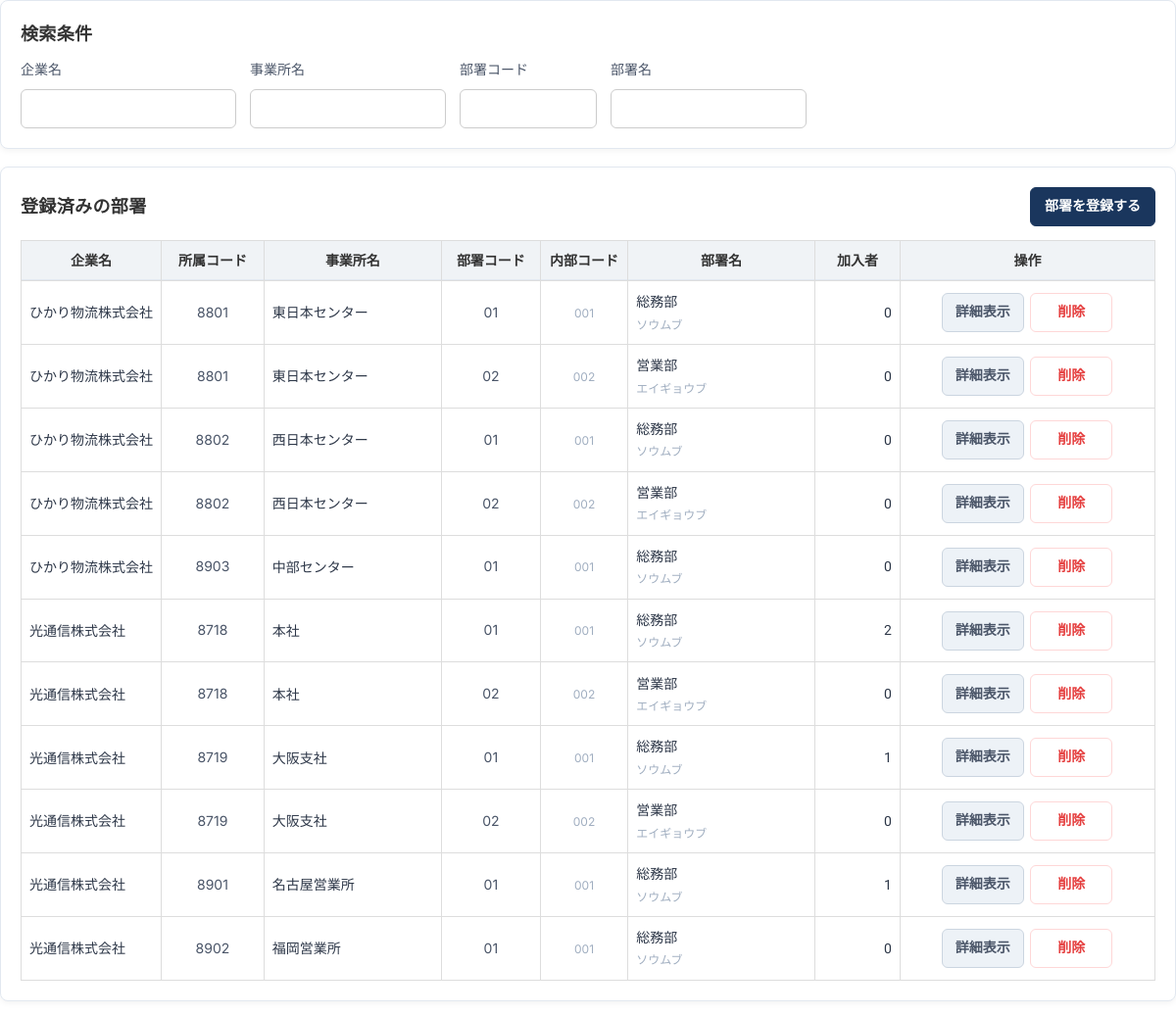
/departments (signed in), run on the app's committed database.
### tables this page shows
CREATE TABLE department (
  id         INTEGER PRIMARY KEY AUTOINCREMENT,
  office_id  INTEGER NOT NULL REFERENCES office(id),
  ext_code   TEXT,                    -- 部署コード（企業が管理する番号）
  code       TEXT NOT NULL,           -- 当社内部コード。登録順に自動発番
  name       TEXT NOT NULL,
  kana       TEXT,
  created_at TEXT NOT NULL DEFAULT (datetime('now','localtime')),
  updated_at TEXT,
  UNIQUE (office_id, code),
  UNIQUE (office_id, ext_code),
  UNIQUE (office_id, name)
);

CREATE TABLE company (
  id         INTEGER PRIMARY KEY AUTOINCREMENT,
  kenpo_id   INTEGER NOT NULL REFERENCES kenpo(id),
  ext_code   TEXT,                    -- 事業所（企業）コード（健保が管理する番号）。取込の照合キー
  code       TEXT NOT NULL,           -- 当社内部コード。健保名＋企業名から自動生成
  name       TEXT NOT NULL,
  kana       TEXT,
  cert_mark  TEXT,                    -- 被保険者証記号
  zip        TEXT,                    -- 郵便番号
  tel        TEXT,
  address    TEXT,
  email      TEXT,                    -- 担当メールアドレス
  created_at TEXT NOT NULL DEFAULT (datetime('now','localtime')),
  updated_at TEXT,
  UNIQUE (kenpo_id, code),
  UNIQUE (kenpo_id, ext_code),
  UNIQUE (kenpo_id, name)
);

CREATE TABLE office (
  id         INTEGER PRIMARY KEY AUTOINCREMENT,
  company_id INTEGER NOT NULL REFERENCES company(id),
  ext_code   TEXT,                    -- 所属コード（企業が管理する番号）。取込の照合キー
  code       TEXT NOT NULL,           -- 当社内部コード。登録順に自動発番
  name       TEXT NOT NULL,           -- 事業所名
  kana       TEXT,                    -- 部署名（フリガナ）
  zip        TEXT,                    -- 郵便番号
  tel        TEXT,
  address    TEXT,
  created_at TEXT NOT NULL DEFAULT (datetime('now','localtime')),
  updated_at TEXT,
  UNIQUE (company_id, code),
  UNIQUE (company_id, ext_code),
  UNIQUE (company_id, name)
);

### app.py (the view)
@app.route("/departments")
@login_required
def departments():
    acc = current_account()
    rows, total, f = _departments_page(acc, 0, PAGE_ROWS)
    return render_template("departments.html", rows=rows, total=total,
                           counts=_dept_counts(), f=f)

### app.py (called while the page is built, shortened)
def feature_na(key, role_key):
    return role_key in FEATURE_NA_ROLES.get(key, ())

def get_db():
    if "db" not in g:
        g.db = sqlite3.connect(DB_PATH)
        g.db.row_factory = sqlite3.Row
        g.db.execute("PRAGMA foreign_keys = ON")
    return g.db

def asset_ver(name="app.css"):
    try:
        return str(int(os.path.getmtime(os.path.join(BASE_DIR, "static", name))))
    except OSError:
        return "0"

@app.context_processor
def inject_asset_ver():
    return {"ASSET_V": asset_ver()}

def real_account():
    aid = session.get("account_id")
    if not aid:
        return None
    if "real_acc" not in g:
        g.real_acc = get_db().execute(
            "SELECT * FROM account WHERE id=? AND status='active'", (aid,)).fetchone()
    return g.real_acc

def support_kenpo():
    kid = session.get("support_kenpo_id")
    if not kid:
        return None

def current_account():
    me = real_account()
    if not me:
        return None
    if "acc" not in g:
        kenpo = support_kenpo()
        if kenpo:
            acc = dict(me)
            acc.update(role="kenpo_user", view_scope="kenpo_all", kenpo_id=kenpo["id"],
                       company_id=None, is_primary=0, can_download=me["can_download"],
                       name=f"{me['name']}（サポート）", support=True,
                       support_kenpo=kenpo["name"])
            g.acc = acc
        else:
            g.acc = me
    return g.acc

def sub_role(acc):
    if not acc:
        return ""
    try:
        v = acc["sub_role"]
    except (KeyError, IndexError):
        return ""
    return (v or "") if v in SUB_ROLE_LABELS else ""

def is_doctor(acc=None):
    return sub_role(acc if acc is not None else current_account()) == "doctor"

def role_key(acc=None):
    acc = acc if acc is not None else current_account()
    if not acc:
        return ""
    s = sub_role(acc)
    return acc["role"] + ("/" + s if s else "")

def feature_overrides():
    if "features" not in g:
        try:
            g.features = {(r["role_key"], r["feature"]): bool(r["allowed"])
                          for r in get_db().execute(
                              "SELECT role_key, feature, allowed FROM role_feature")}
        except sqlite3.Error:
            g.features = {}
    return g.features

def login_required(fn):
    @wraps(fn)
    def wrapper(*a, **kw):
        if not current_account():
            return redirect(url_for("login", next=request.path))
        return fn(*a, **kw)
    return wrapper

### templates/departments.html (shortened to what this page needs)
{% set FIXED_HEIGHT = true %}
{% extends LAYOUT %}
{% from "_listsearch.html" import search_card, search_script, rows_script %}
{% block body %}
{{ search_card([('cname', '企業名', '220px'), ('oname', '事業所名', '200px'),
                ('code', '部署コード', '140px'), ('name', '部署名', '200px')], f) }}
<div class="block list-card">
  <div class="blk-head">
    <div class="blk-head-left">
      <h2>登録済みの部署</h2>
    </div>
    <div class="actions">
      {% if CAN_MASTER %}
      <a class="btn-sm primary" href="{{ url_for('department_new') }}"
         style="text-decoration:none">部署を登録する</a>
      {% endif %}
    </div>
  </div>
  {% if rows %}
  <div class="table-scroll paged grow" data-rows-url="{{ url_for('departments_rows') }}"
       data-loaded="{{ rows|length }}" data-total="{{ total }}">
  <table class="result-table" style="table-layout:auto">
    <thead><tr>
      <th class="tl">企業名</th>
      <th style="width:110px">所属コード</th>
      <th class="tl" style="width:200px">事業所名</th>
      <th style="width:105px">部署コード</th>
      <th style="width:90px">内部コード</th>
      <th class="tl" style="width:220px">部署名</th>
      <th style="width:95px">加入者</th>
      <th class="ops">操作</th>
    </tr></thead>
    <tbody>
    {% include "_rows_departments.html" %}
    </tbody>
  </table>
  </div>
  {% else %}<div class="empty-box">
    {% if f.cname or f.oname or f.code or f.name %}条件に一致する部署がありません。
    {% else %}部署がまだ登録されていません。先に事業所を登録してください。{% endif %}
  </div>{% endif %}
</div>
{% endblock %}

### templates/_rows_departments.html (shortened to what this page needs)
{% for r in rows %}
<tr class="ls-row" data-cname="{{ r.company_name }}" data-oname="{{ r.office_name }}"
    data-code="{{ r.code }}" data-name="{{ r.name }}">
  <td class="tl"><span class="ellip w210" title="{{ r.company_name }}">{{ r.company_name }}</span></td>
  <td class="code">{{ r.office_ext or r.office_code }}</td>
  <td class="tl"><span class="ellip w190" title="{{ r.office_name }}">{{ r.office_name }}</span></td>
  <td class="code">{{ r.ext_code or '—' }}</td>
  <td class="code"><span class="hint">{{ r.code }}</span></td>
  <td class="tl"><span class="ellip w210" title="{{ r.name }}">{{ r.name }}</span>
    {% if r.kana %}<br><span class="hint">{{ r.kana }}</span>{% endif %}</td>
  <td class="num">{{ counts.get(r.id, 0) }}</td>
  <td class="ops">
    {% if not CAN_MASTER %}<span class="hint">閲覧のみ</span>{% else %}
    <a class="btn-sm primary {{ 'btn-detail-blue' if SHELL == 'kenpo' else 'btn-edit' }}"
       href="{{ url_for('department_edit', did=r.id) }}"
       style="text-decoration:none">{{ '詳細表示' if SHELL == 'kenpo' else '編集' }}</a>
    <form method="post" action="{{ url_for('department_delete', did=r.id) }}" style="display:inline"
          onsubmit="return confirm('「{{ r.name }}」を削除します。よろしいですか？\n\n加入者・管理者が紐づいている場合は削除できません。')">
      <button class="btn-sm btn-del">削除</button></form>
    {% endif %}
  </td>
</tr>
{% endfor %}

### templates/frag_base.html (style rules this page uses)
body { margin:0;background:transparent }

### data on the page
department: company_name "ひかり物流株式会社", ext_code "8801", office_name "東日本センター", ext_code "01", code "001", name "総務部", kana "ソウムブ", get "0", value "詳細表示"
department: company_name "ひかり物流株式会社", ext_code "8801", office_name "東日本センター", ext_code "02", code "002", name "営業部", kana "エイギョウブ", get "0", value "詳細表示"
department: company_name "ひかり物流株式会社", ext_code "8802", office_name "西日本センター", ext_code "01", code "001", name "総務部", kana "ソウムブ", get "0", value "詳細表示"
department: company_name "ひかり物流株式会社", ext_code "8802", office_name "西日本センター", ext_code "02", code "002", name "営業部", kana "エイギョウブ", get "0", value "詳細表示"
department: company_name "ひかり物流株式会社", ext_code "8903", office_name "中部センター", ext_code "01", code "001", name "総務部", kana "ソウムブ", get "0", value "詳細表示"
department: company_name "光通信株式会社", ext_code "8718", office_name "本社", ext_code "01", code "001", name "総務部", kana "ソウムブ", get "2", value "詳細表示"
department: company_name "光通信株式会社", ext_code "8718", office_name "本社", ext_code "02", code "002", name "営業部", kana "エイギョウブ", get "0", value "詳細表示"
department: company_name "光通信株式会社", ext_code "8719", office_name "大阪支社", ext_code "01", code "001", name "総務部", kana "ソウムブ", get "1", value "詳細表示"
department: company_name "光通信株式会社", ext_code "8719", office_name "大阪支社", ext_code "02", code "002", name "営業部", kana "エイギョウブ", get "0", value "詳細表示"
department: company_name "光通信株式会社", ext_code "8901", office_name "名古屋営業所", ext_code "01", code "001", name "総務部", kana "ソウムブ", get "1", value "詳細表示"
department: company_name "光通信株式会社", ext_code "8902", office_name "福岡営業所", ext_code "01", code "001", name "総務部", kana "ソウムブ", get "0", value "詳細表示"

### other printed values
{{ label }} "企業名" "事業所名" "部署コード" "部署名"
